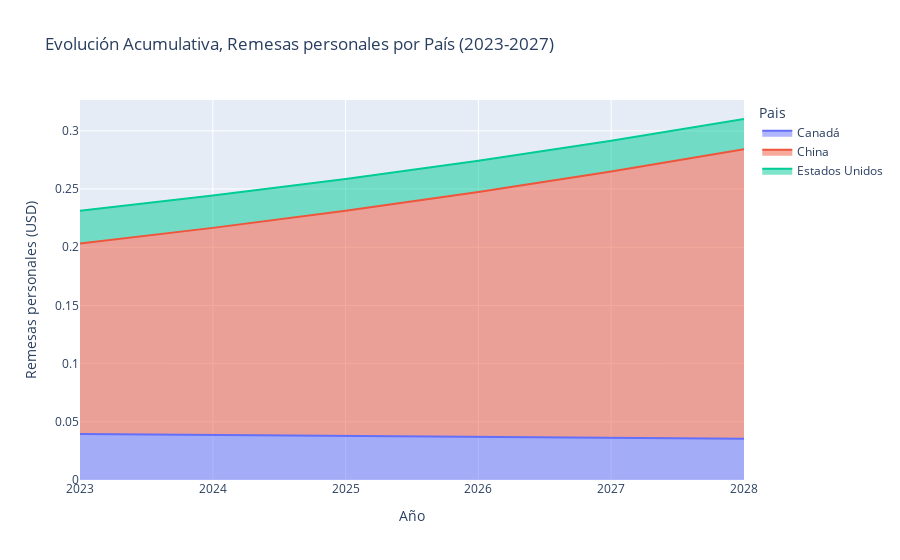
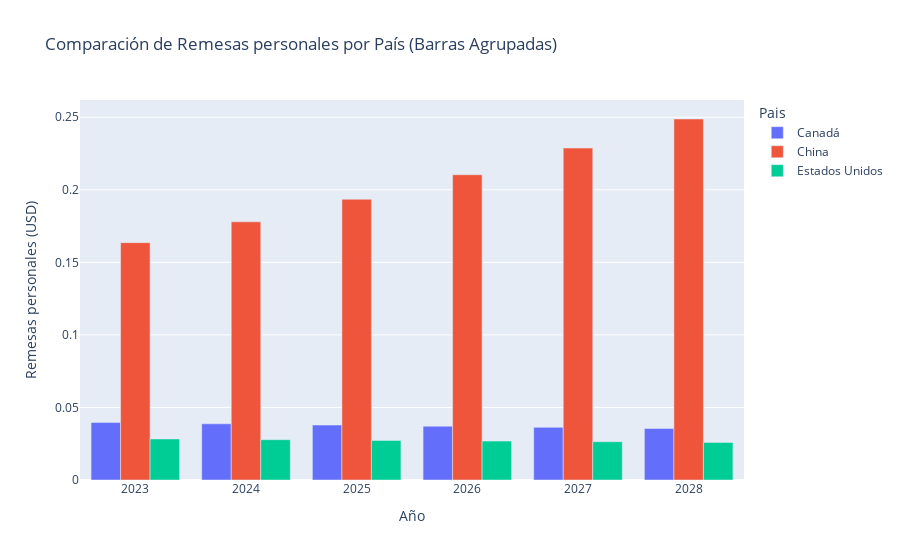

Write notebook code for charts like these, in order.
### Code cell
analisis_proyeciones(proyeciones_remesas, "Remesas personales")

### Figure 1 — Plotly figure (JSON) as saved in the notebook; plotly's stock layout.template omitted (floating-point values rounded to 4 significant figures)
{"data": [{"fillpattern": {"shape": ""}, "hovertemplate": "Pais=Canadá<br>Año=%{x}<br>Remesas personales=%{y}<extra></extra>", "legendgroup": "Canadá", "line": {"color": "#636efa"}, "marker": {"symbol": "circle"}, "mode": "lines", "name": "Canadá", "orientation": "v", "showlegend": true, "stackgroup": "1", "type": "scatter", "x": ["2023", "2024", "2025", "2026", "2027", "2028"], "xaxis": "x", "y": [0.03959, 0.03873, 0.03789, 0.03708, 0.03627, 0.03549], "yaxis": "y"}, {"fillpattern": {"shape": ""}, "hovertemplate": "Pais=China<br>Año=%{x}<br>Remesas personales=%{y}<extra></extra>", "legendgroup": "China", "line": {"color": "#EF553B"}, "marker": {"symbol": "circle"}, "mode": "lines", "name": "China", "orientation": "v", "showlegend": true, "stackgroup": "1", "type": "scatter", "x": ["2023", "2024", "2025", "2026", "2027", "2028"], "xaxis": "x", "y": [0.1636, 0.1779, 0.1935, 0.2104, 0.2288, 0.2488], "yaxis": "y"}, {"fillpattern": {"shape": ""}, "hovertemplate": "Pais=Estados Unidos<br>Año=%{x}<br>Remesas personales=%{y}<extra></extra>", "legendgroup": "Estados Unidos", "line": {"color": "#00cc96"}, "marker": {"symbol": "circle"}, "mode": "lines", "name": "Estados Unidos", "orientation": "v", "showlegend": true, "stackgroup": "1", "type": "scatter", "x": ["2023", "2024", "2025", "2026", "2027", "2028"], "xaxis": "x", "y": [0.02827, 0.02778, 0.0273, 0.02682, 0.02636, 0.0259], "yaxis": "y"}], "layout": {"legend": {"title": {"text": "Pais"}, "tracegroupgap": 0}, "title": {"text": "Evolución Acumulativa, Remesas personales por País (2023-2027)"}, "xaxis": {"anchor": "y", "domain": [0, 1], "title": {"text": "Año"}}, "yaxis": {"anchor": "x", "domain": [0, 1], "title": {"text": "Remesas personales (USD)"}}}}

### Figure 2 — Plotly figure (JSON) as saved in the notebook; plotly's stock layout.template omitted (floating-point values rounded to 4 significant figures)
{"data": [{"alignmentgroup": "True", "hovertemplate": "Pais=Canadá<br>Año=%{x}<br>Remesas personales=%{y}<extra></extra>", "legendgroup": "Canadá", "marker": {"color": "#636efa", "pattern": {"shape": ""}}, "name": "Canadá", "offsetgroup": "Canadá", "orientation": "v", "showlegend": true, "textposition": "auto", "type": "bar", "x": ["2023", "2024", "2025", "2026", "2027", "2028"], "xaxis": "x", "y": [0.03959, 0.03873, 0.03789, 0.03708, 0.03627, 0.03549], "yaxis": "y"}, {"alignmentgroup": "True", "hovertemplate": "Pais=China<br>Año=%{x}<br>Remesas personales=%{y}<extra></extra>", "legendgroup": "China", "marker": {"color": "#EF553B", "pattern": {"shape": ""}}, "name": "China", "offsetgroup": "China", "orientation": "v", "showlegend": true, "textposition": "auto", "type": "bar", "x": ["2023", "2024", "2025", "2026", "2027", "2028"], "xaxis": "x", "y": [0.1636, 0.1779, 0.1935, 0.2104, 0.2288, 0.2488], "yaxis": "y"}, {"alignmentgroup": "True", "hovertemplate": "Pais=Estados Unidos<br>Año=%{x}<br>Remesas personales=%{y}<extra></extra>", "legendgroup": "Estados Unidos", "marker": {"color": "#00cc96", "pattern": {"shape": ""}}, "name": "Estados Unidos", "offsetgroup": "Estados Unidos", "orientation": "v", "showlegend": true, "textposition": "auto", "type": "bar", "x": ["2023", "2024", "2025", "2026", "2027", "2028"], "xaxis": "x", "y": [0.02827, 0.02778, 0.0273, 0.02682, 0.02636, 0.0259], "yaxis": "y"}], "layout": {"barmode": "group", "legend": {"title": {"text": "Pais"}, "tracegroupgap": 0}, "title": {"text": "Comparación de Remesas personales por País (Barras Agrupadas)"}, "xaxis": {"anchor": "y", "domain": [0, 1], "title": {"text": "Año"}}, "yaxis": {"anchor": "x", "domain": [0, 1], "title": {"text": "Remesas personales (USD)"}}}}
